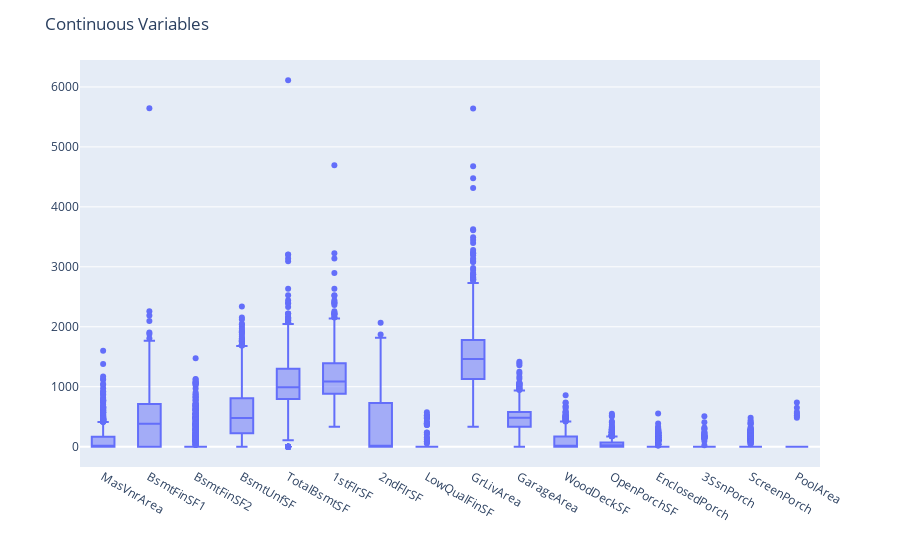

This figure's notebook cell:
### Code cell
contin_plt = house[contin].drop(['LotFrontage', 'LotArea', 'MiscVal'], axis=1)
fig3 = px.box(pd.melt(contin_plt), x="variable", y="value")
fig3.update_layout(
    title='Continuous Variables',
    xaxis_title='',
    yaxis_title=''
)
# It's only worth using variables that have enough variation themselves
# GrLivArea is already an obvious first choice.  BsmtFinSF1 and TotalBsmtSF look like they add information,
# as does GarageArea
# 1stFlrSF etc. presumably are already covered by GrLivArea
# The variables to the right can either be converted to categorical (has pool / doesn't have pool)
# or ignored

### Figure 1 — Plotly figure (JSON) as saved in the notebook; plotly's stock layout.template omitted (floating-point values rounded to 4 significant figures; data arrays with more than 128 entries replaced by an {"elided": "..."} marker saying what was removed)
{"data": [{"alignmentgroup": "True", "hovertemplate": "variable=%{x}<br>value=%{y}<extra></extra>", "legendgroup": "", "marker": {"color": "#636efa"}, "name": "", "notched": false, "offsetgroup": "", "orientation": "v", "showlegend": false, "type": "box", "x": {"elided": "23360 str values"}, "x0": " ", "xaxis": "x", "y": {"elided": "23360 int values"}, "y0": " ", "yaxis": "y"}], "layout": {"boxmode": "group", "legend": {"tracegroupgap": 0}, "margin": {"t": 60}, "title": {"text": "Continuous Variables"}, "xaxis": {"anchor": "y", "domain": [0, 1], "title": {"text": ""}}, "yaxis": {"anchor": "x", "domain": [0, 1], "title": {"text": ""}}}}
